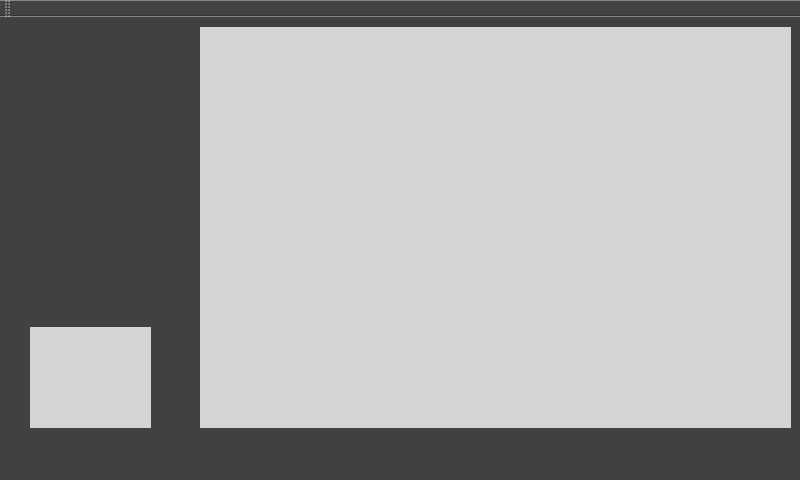
<?xml version="1.0" encoding="UTF-8"?>
<ui version="4.0">
 <class>TPC</class>
 <widget class="QMainWindow" name="TPC">
  <property name="geometry">
   <rect>
    <x>0</x>
    <y>0</y>
    <width>800</width>
    <height>480</height>
   </rect>
  </property>
  <property name="windowTitle">
   <string>TPC</string>
  </property>
  <property name="styleSheet">
   <string notr="true">QPushButton {
	border-style: outset;
	background-color: &quot;red&quot;;
	font: bold 14px;
	color: rgb(225, 225, 225);
	font: 11pt &quot;DejaVu Sans Mono&quot;;
}
QPushButton:pressed {
	background-color: rgb(96, 208, 114);
	border-style: inset;
}
QWidget{ 
	background-color: rgb(65, 65, 65);
}</string>
  </property>
  <widget class="QWidget" name="centralWidget">
   <widget class="QLabel" name="Textlabel">
    <property name="geometry">
     <rect>
      <x>30</x>
      <y>310</y>
      <width>121</width>
      <height>101</height>
     </rect>
    </property>
    <property name="styleSheet">
     <string notr="true">background-color: rgb(212, 212, 212);</string>
    </property>
    <property name="text">
     <string/>
    </property>
   </widget>
   <widget class="QLabel" name="imglabel">
    <property name="geometry">
     <rect>
      <x>200</x>
      <y>10</y>
      <width>591</width>
      <height>401</height>
     </rect>
    </property>
    <property name="styleSheet">
     <string notr="true">background-color: rgb(212, 212, 212);</string>
    </property>
    <property name="text">
     <string/>
    </property>
   </widget>
  </widget>
  <widget class="QMenuBar" name="menuBar">
   <property name="geometry">
    <rect>
     <x>0</x>
     <y>0</y>
     <width>800</width>
     <height>20</height>
    </rect>
   </property>
  </widget>
  <widget class="QToolBar" name="mainToolBar">
   <attribute name="toolBarArea">
    <enum>TopToolBarArea</enum>
   </attribute>
   <attribute name="toolBarBreak">
    <bool>false</bool>
   </attribute>
  </widget>
  <widget class="QStatusBar" name="statusBar"/>
 </widget>
 <layoutdefault spacing="6" margin="11"/>
 <resources/>
 <connections/>
</ui>
